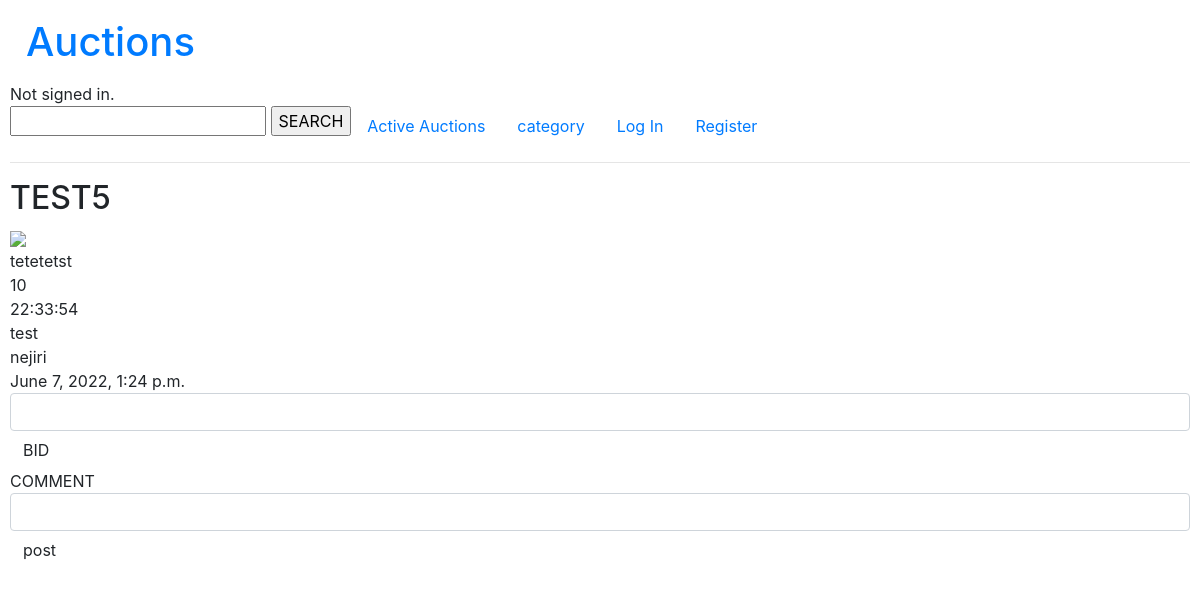
Page /item/6 on the earlier database version.
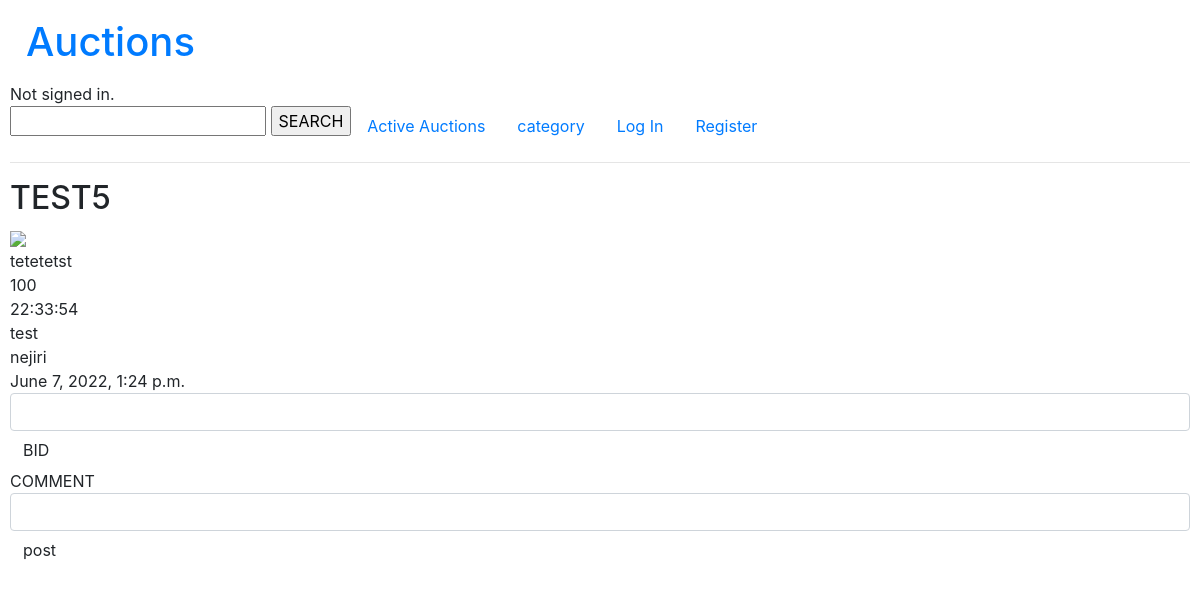
Same page on the later database version.
### auctions/models.py (models this page shows)
class auctions(models.Model):
    LIMIT = (
        ('1','3Hours'),
        ('2','12Hours'),
        ('3','24Hours'),
        ('4','3days'),
    )
    auction_title = models.CharField(max_length=20,null=True)
    auction_exhibitor = models.CharField(max_length=20,null=True)
    auction_price = models.IntegerField(validators=[validators.MinValueValidator(0)],null=True)
    auction_limittime = models.CharField(max_length=1,choices=LIMIT,null=True)
    auction_content = models.TextField(null=True)
    auction_picture = models.ImageField(upload_to="image",blank=True,null=True,default="image/NoImage.jpeg")
    auction_categoli = models.CharField(max_length=10, null=True)
    auction_validity = models.BooleanField(default=True,)#オークションが有効かどうか
    auction_daytime = models.DateTimeField(null=True)

### auctions/views.py (the view)
# urls.py: path("item/<id>",views.item,name="item")
def item(request,id):
    entries = auctions.objects.get(id=id)
    limit = util.limittime(entries)
    com_list = coment.objects.filter(coment_auction_ID = id)
    if request.method == "POST":
        if 'bid' in request.POST:
            Bid_Price = int(request.POST["bid_price"])
            price = entries.auction_price
            if price > Bid_Price:
                return render(request,"auctions/item.html",{
                    "message" : "Amount is too low.",
                    "limittime" : limit,
                    "ent" : entries,
                    "lists" : com_list
                })
            else:
                trade.objects.update_or_create(
                trade_auction_ID = id,
                defaults = {
                    "trade_bidder" : request.user.username,
                    "trade_price" : Bid_Price,
                    "trade_daytime" : timezone.now()
                })
                entries.auction_price = Bid_Price
                entries.save()
                return render(request,"auctions/item.html",{
                    "message" : "complated",
                    "limittime" : limit,
                    "ent" : entries,
                    "lists" : com_list
                })
        else:
            comment = request.POST["comment"]
            coment.objects.create(
                coment_auction_ID = id,
                coment_user = request.user.username,
                coment_content = comment,
                coment_daytime = timezone.now()
            )
            return render(request,"auctions/item.html",{
                    "message" : comment,
                    "limittime" : limit,
                    "ent" : entries,
                    "lists" : com_list,
                })
    else:
        if int(limit.total_seconds()) < 0 :
            return render(request, "auctions/item.html",{
                "message" : "This Auction Has Closed",
                "close_form": "a",
                "limittime" : limit,
                "ent" : entries,
                "lists" : com_list
            })
        else:
            return render(request, "auctions/item.html",{
                "limittime" : limit,
                "ent" : entries,
                "lists" : com_list
            })

### auctions/util.py (called while the page is built)
def limittime (limit):
    daytime = limit.auction_daytime.replace(microsecond = 0)
    Limit = limit.auction_limittime
    nowtime = timezone.now().replace(microsecond = 0)
    durations = []
    if Limit == "1":
        durations = (daytime + datetime.timedelta(hours=3)) - nowtime
    elif Limit == "2":
        durations = (daytime + datetime.timedelta(hours=12)) - nowtime
    elif Limit == "3" :
        durations = (daytime + datetime.timedelta(days=1)) - nowtime
    elif Limit == "4":
        durations = (daytime + datetime.timedelta(days=3)) - nowtime
    else:
        durations = "NULL"
    return durations

### auctions/templates/auctions/item.html (shortened to what this page needs)
{% extends "auctions/layout.html" %}
{% block body %}
        <h2> {{ent.auction_title}}</h2>
        <img src = "/media/{{ent.auction_picture}}">
        <div> {{ent.auction_content}}</div>
        <div> {{ent.auction_price}}</div>
        <div> {{limittime}}</div>
        <div> {{ent.auction_categoli}}</div>
        <div> {{ent.auction_exhibitor}}</div>
        <div> {{ent.auction_daytime}}</div>
    {% if not close_form %}
    <form method="POST" name="bid" >
        <input class="form-control" autofocus type="number" name="bid_price" >
        <input type="submit" class="btn" value="BID" name="bid">
    </form>
    <div>COMMENT</div>
    <form method="POST" name="comment" >
        <input class="form-control" type="textbox" name="comment" >
        <input type="submit" class="btn" value="post" name="comment_bt">
    </form>
    {% endif %}
{% endblock %}

Differences in the rows shown:
changed auctions "TEST5": auction_price "10" → "100"
